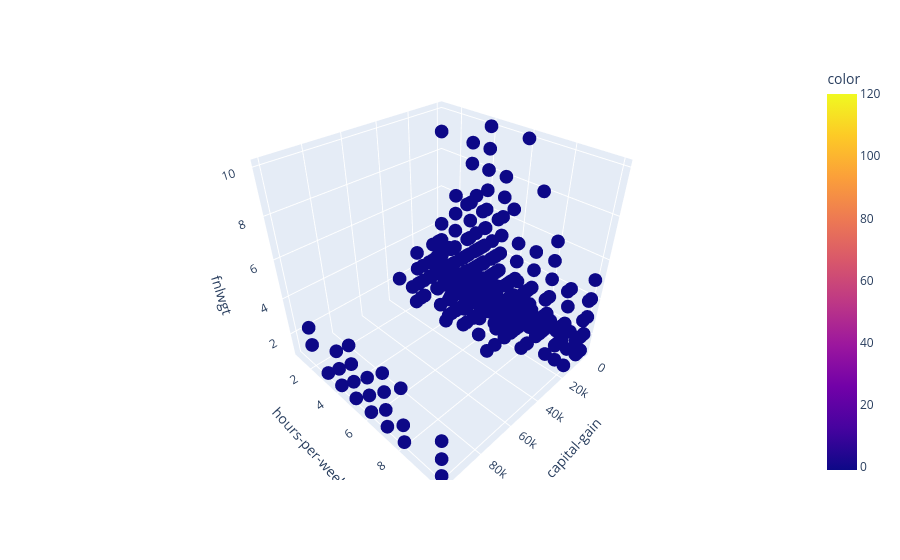

Notebook code cell kept with this figure:
### Code cell
# Plotting the 3D scatter plot with plotly.express's scatter_3d
# x, y, and z are the columns that will be plotted -> can be changed to any other columns in the dataset based on the user's preference
px.scatter_3d(df_clustering, x='capital-gain', y='hours-per-week', z='fnlwgt', color=db_pred)

### Figure 1 — Plotly figure (JSON) as saved in the notebook; plotly's stock layout.template omitted (floating-point values rounded to 4 significant figures; data arrays with more than 128 entries replaced by an {"elided": "..."} marker saying what was removed)
{"data": [{"hovertemplate": "capital-gain=%{x}<br>hours-per-week=%{y}<br>fnlwgt=%{z}<br>color=%{marker.color}<extra></extra>", "legendgroup": "", "marker": {"color": {"elided": "32561 int values"}, "coloraxis": "coloraxis", "symbol": "circle"}, "mode": "markers", "name": "", "scene": "scene", "showlegend": false, "type": "scatter3d", "x": {"elided": "32561 int values"}, "y": {"elided": "32561 int values"}, "z": {"elided": "32561 int values"}}], "layout": {"coloraxis": {"colorbar": {"title": {"text": "color"}}, "colorscale": [[0, "#0d0887"], [0.1111, "#46039f"], [0.2222, "#7201a8"], [0.3333, "#9c179e"], [0.4444, "#bd3786"], [0.5556, "#d8576b"], [0.6667, "#ed7953"], [0.7778, "#fb9f3a"], [0.8889, "#fdca26"], [1, "#f0f921"]]}, "legend": {"tracegroupgap": 0}, "margin": {"t": 60}, "scene": {"domain": {"x": [0, 1], "y": [0, 1]}, "xaxis": {"title": {"text": "capital-gain"}}, "yaxis": {"title": {"text": "hours-per-week"}}, "zaxis": {"title": {"text": "fnlwgt"}}}}}
